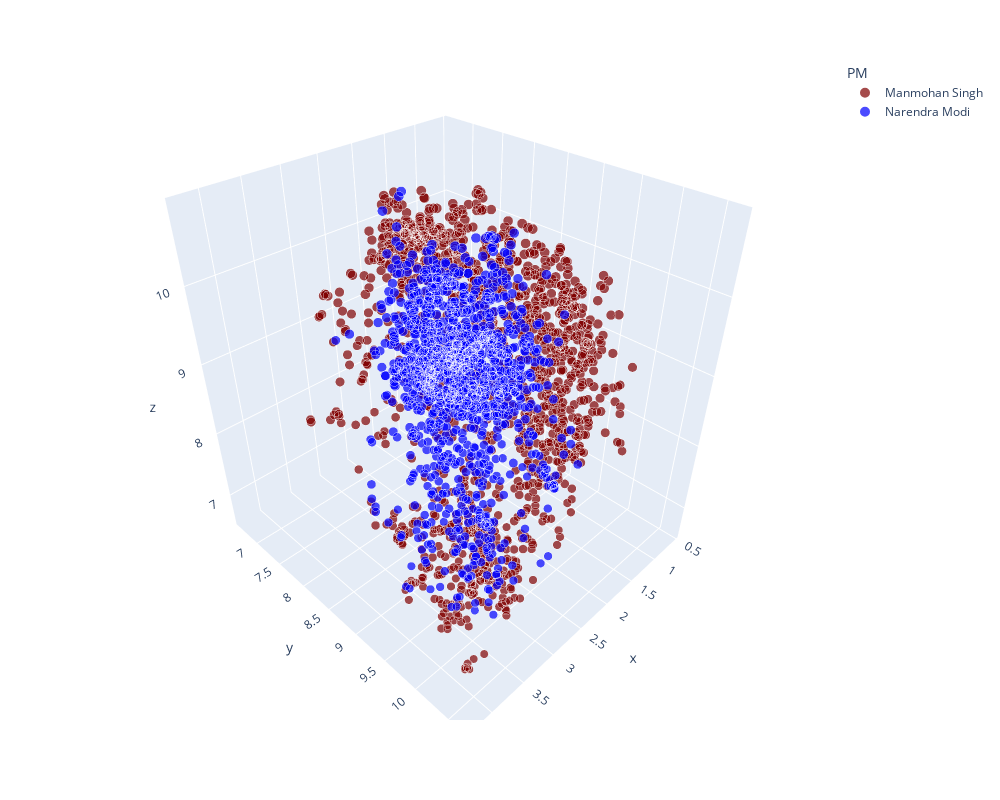

Notebook source saved alongside this figure:
### Code cell
# Set the 'z' column values to 1 for rows up to index 1351
df_umap.loc[:1351, 'PM'] = 'Manmohan Singh'

# Set the 'z' column values to 2 for rows starting from index 1351
df_umap.loc[1351:, 'PM'] = 'Narendra Modi'

fig = px.scatter_3d(
    df_umap,  # DataFrame containing the data
    x='x',          # Column name for the x-axis values
    y='y',          # Column name for the y-axis values
    z='z',          # Column name for the z-axis values
    color='PM',     # Column name for assigning colors based on cluster
    size='z',      # Column name for assigning marker size based on cluster
    size_max=10,
    color_discrete_sequence = ['maroon', 'blue']          
)

# Customize the layout of the figure
fig.update_layout(
    height=800,  # Set the height of the figure
    width=1000   # Set the width of the figure
)

# Display the plot
fig.show()

# Generate HTML file with the plot
offline.plot(fig, filename='MS_NM_3D.html')

### Figure 1 — Plotly figure (JSON) as saved in the notebook; plotly's stock layout.template omitted (floating-point values rounded to 4 significant figures; data arrays with more than 128 entries replaced by an {"elided": "..."} marker saying what was removed)
{"data": [{"hovertemplate": "PM=Manmohan Singh<br>x=%{x}<br>y=%{y}<br>z=%{marker.size}<extra></extra>", "legendgroup": "Manmohan Singh", "marker": {"color": "maroon", "size": {"elided": "1351 float values"}, "sizemode": "area", "sizeref": 0.1085, "symbol": "circle"}, "mode": "markers", "name": "Manmohan Singh", "scene": "scene", "showlegend": true, "type": "scatter3d", "x": {"elided": "1351 float values"}, "y": {"elided": "1351 float values"}, "z": {"elided": "1351 float values"}}, {"hovertemplate": "PM=Narendra Modi<br>x=%{x}<br>y=%{y}<br>z=%{marker.size}<extra></extra>", "legendgroup": "Narendra Modi", "marker": {"color": "blue", "size": {"elided": "1182 float values"}, "sizemode": "area", "sizeref": 0.1085, "symbol": "circle"}, "mode": "markers", "name": "Narendra Modi", "scene": "scene", "showlegend": true, "type": "scatter3d", "x": {"elided": "1182 float values"}, "y": {"elided": "1182 float values"}, "z": {"elided": "1182 float values"}}], "layout": {"height": 800, "legend": {"itemsizing": "constant", "title": {"text": "PM"}, "tracegroupgap": 0}, "margin": {"t": 60}, "scene": {"domain": {"x": [0, 1], "y": [0, 1]}, "xaxis": {"title": {"text": "x"}}, "yaxis": {"title": {"text": "y"}}, "zaxis": {"title": {"text": "z"}}}, "width": 1000}}
